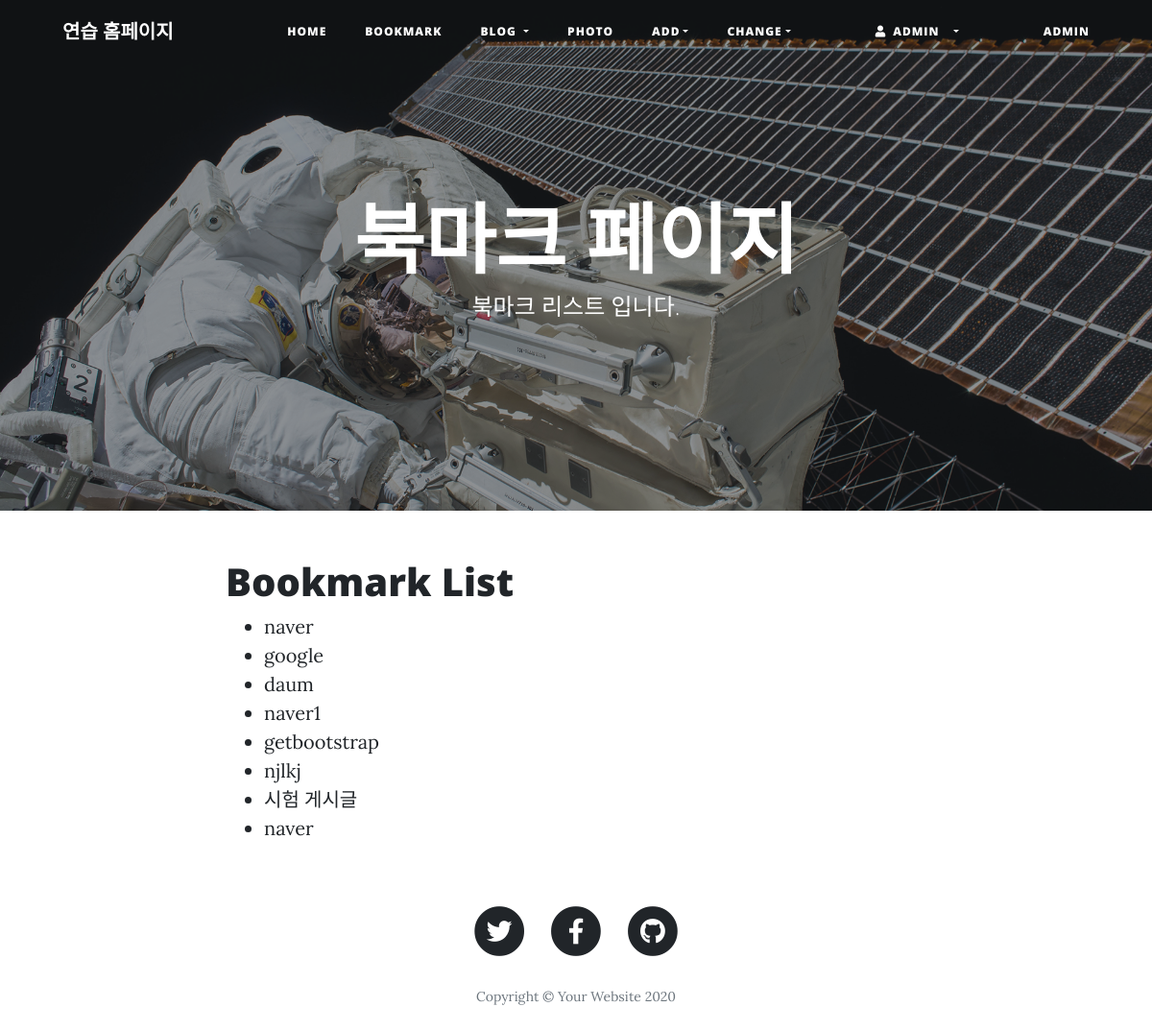
Page /bookmark/ (signed in) on the committed database.
### bookmark/models.py (models this page shows)
class Bookmark(models.Model):
    title = models.CharField('TITLE', max_length=100, blank=True)
    url = models.URLField('URL', unique=True)
    owner = models.ForeignKey(User, on_delete=models.CASCADE, blank=True, null=True)
    def __str__(self):
        return self.title

### bookmark/views.py (the view)
# urls.py: path('', views.BookmarkLV.as_view(), name='index'),
class BookmarkLV(ListView):
    model = Bookmark

### bookmark/templates/bookmark/bookmark_list.html (shortened to what this page needs)
{% extends 'base.html' %}
{% load static %}
{% block header %}
<header class="masthead" style="background-image: url({% static 'img/post-bg.jpg' %})">
    <div class="overlay"></div>
    <div class="container">
      <div class="row">
        <div class="col-lg-8 col-md-10 mx-auto">
          <div class="site-heading">
            <h1>북마크 페이지</h1>
            <span class="subheading">북마크 리스트 입니다.</span>
          </div>
        </div>
      </div>
    </div>
  </header>
{% endblock %}
{% block content %}
<div class="container">
    <div class="row">
        <div class="col-lg-8 col-md-10 mx-auto">
            <div class="post-preview">
                <h1>Bookmark List</h1>
                <ul>
                    {% for bookmark in object_list %}
                        <li><a href="{% url 'bookmark:detail' bookmark.id %}">{{ bookmark }}</a></li>
                    {% endfor %}
                </ul>
            </div>
        </div>
    </div>
</div>
{% endblock %}

### templates/base.html (shortened to what this page needs)
<!DOCTYPE html>
{% load static %}
<html lang="en">
<head>
  <link href="{% static 'vendor/bootstrap/css/bootstrap.min.css' %}" rel="stylesheet">
  <link href="{% static 'vendor/fontawesome-free/css/all.min.css' %}" rel="stylesheet" type="text/css">
  <link href="{% static 'css/clean-blog.min.css' %}" rel="stylesheet">
</head>
<body>
  <nav class="navbar navbar-expand-lg navbar-light fixed-top" id="mainNav">
    <div class="container">
      <a class="navbar-brand" href={% url 'home' %}>연습 홈페이지</a>
      <div class="collapse navbar-collapse" id="navbarResponsive">
        <ul class="navbar-nav ml-auto">
          <li class="nav-item">
            <a class="nav-link" href= {% url 'home' %}>Home</a>
          </li>
          <li class="nav-item">
            <a class="nav-link" href= {% url 'bookmark:index' %}>Bookmark</a>
          </li>
          <li class="nav-item dropdown">
            <a class="nav-link dropdown-toggle" href= "#" id="navbarDropdown" role="button" data-toggle="dropdown" aria-haspopup="true" aria-expanded="false">
              Blog
            </a>
          </li>
          <li class="nav-item">
            <a class="nav-link" href= {% url 'photo:index' %}>Photo</a>
          </li>
          <li class="nav-item dropdown">
            <a class="nav-link dropdown-toggle" href= "#" id="navbarDropdown" role="button" data-toggle="dropdown" aria-haspopup="true" aria-expanded="false">Add</a>
          </li>
          <li class="nav-item dropdown">
            <a class="nav-link dropdown-toggle" href= "#" id="navbarDropdown" role="button" data-toggle="dropdown" aria-haspopup="true" aria-expanded="false">Change</a>
          </li>
          <ul class="navbar-nav ml-5 mr-5">
            <li class="nav-item dropdown">
              {% if user.is_active %}
              <a class="nav-link dropdown-toggle" href= "#" id="navbarDropdown" role="button" data-toggle="dropdown" aria-haspopup="true" aria-expanded="false">
                <i class="fas fa-user"></i>&ensp;{% firstof user.get_short_name user.get_username %}&ensp;
              </a>
              {% endif %}
            </li>
          </ul>
          <li class="nav-item">
            <a class="nav-link" href= {% url 'admin:index' %}>Admin</a>
          </li>
        </ul>
      </div>
    </div>
  </nav>
{% block header %}
{% endblock %}
{% block content %}
{% endblock %}
  <footer>
    <div class="container">
      <div class="row">
        <div class="col-lg-8 col-md-10 mx-auto">
          <ul class="list-inline text-center">
            <li class="list-inline-item">
              <a href="#">
                <span class="fa-stack fa-lg">
                  <i class="fas fa-circle fa-stack-2x"></i>
                  <i class="fab fa-twitter fa-stack-1x fa-inverse"></i>
                </span>
              </a>
            </li>
            <li class="list-inline-item">
              <a href="#">
                <span class="fa-stack fa-lg">
                  <i class="fas fa-circle fa-stack-2x"></i>
                  <i class="fab fa-facebook-f fa-stack-1x fa-inverse"></i>
                </span>
              </a>
            </li>
            <li class="list-inline-item">
              <a href="#">
                <span class="fa-stack fa-lg">
                  <i class="fas fa-circle fa-stack-2x"></i>
                  <i class="fab fa-github fa-stack-1x fa-inverse"></i>
                </span>
              </a>
            </li>
          </ul>
          <p class="copyright text-muted">Copyright &copy; Your Website 2020</p>
        </div>
      </div>
    </div>
  </footer>
</body>
</html>

### rows in the picture
Bookmark: title "naver"
Bookmark: title "google"
Bookmark: title "daum"
Bookmark: title "naver1"
Bookmark: title "getbootstrap"
Bookmark: title "njlkj"
Bookmark: title "시험 게시글"
Bookmark: title "naver"
